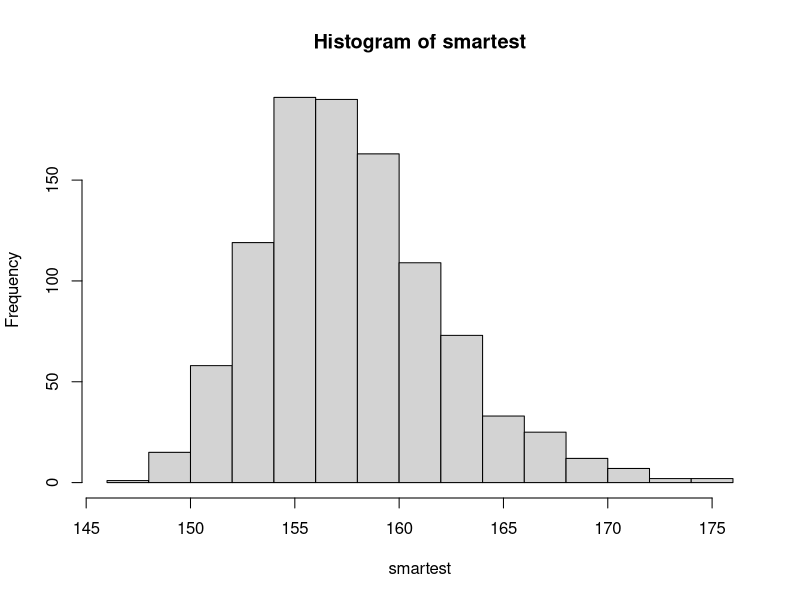

The R source for this figure:
## ---- chunk 1
B <- 1000
smartest <- replicate(B, {
  simulated_data <- rnorm(10^4, 100, 15)
  max(simulated_data)
})
hist(smartest)
